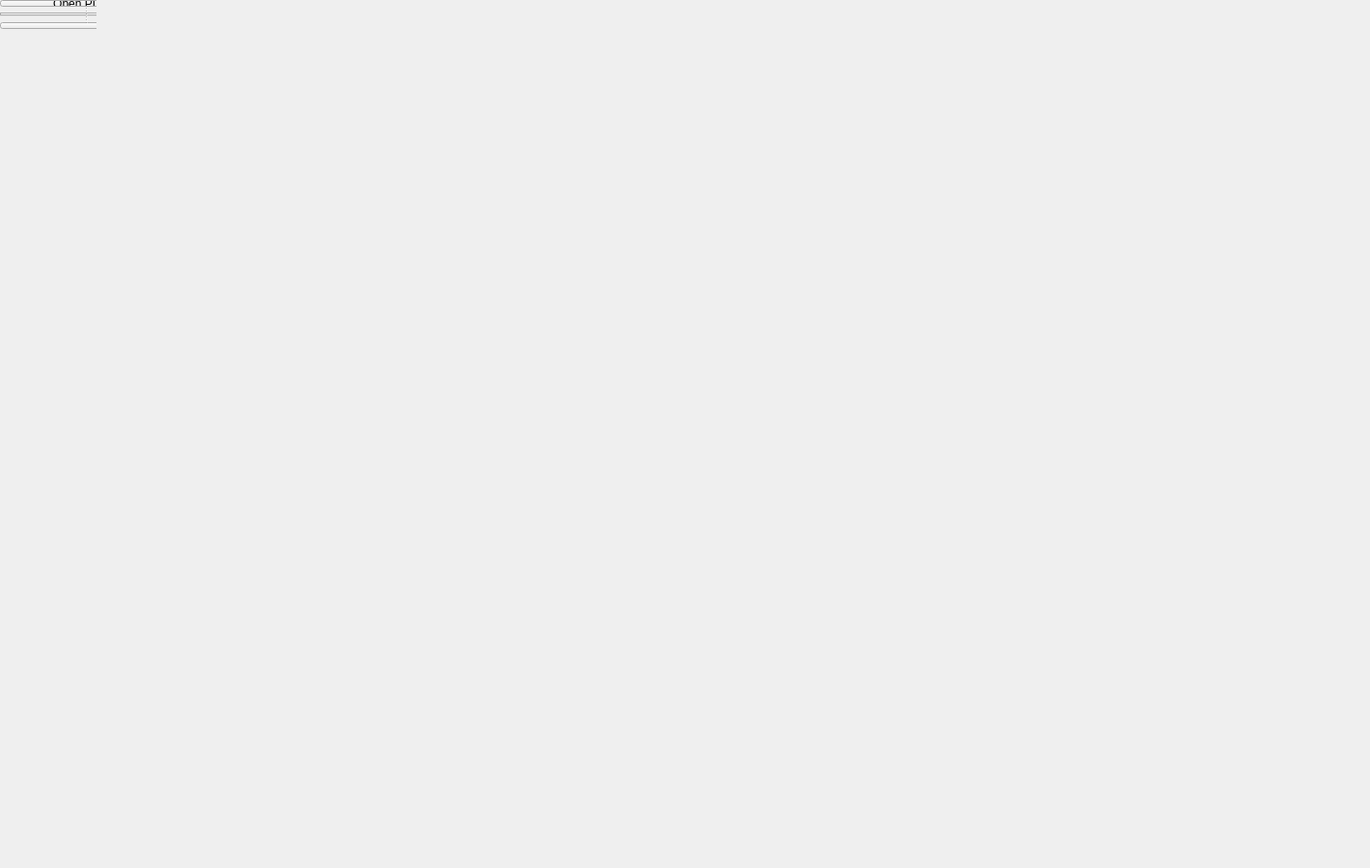
<?xml version="1.0" encoding="UTF-8"?>
<ui version="4.0">
 <class>OcrWindow</class>
 <widget class="QMainWindow" name="OcrWindow">
  <property name="geometry">
   <rect>
    <x>0</x>
    <y>0</y>
    <width>1420</width>
    <height>900</height>
   </rect>
  </property>
  <property name="windowTitle">
   <string>PDF OCR</string>
  </property>
  <widget class="QSplitter" name="splitter">
   <property name="orientation">
    <enum>Qt::Horizontal</enum>
   </property>
   <widget class="QWidget" name="left" native="true">
    <property name="minimumSize">
     <size>
      <width>340</width>
      <height>0</height>
     </size>
    </property>
    <layout class="QVBoxLayout" name="left_layout" stretch="0,1,0">
     <item>
      <layout class="QHBoxLayout" name="file_actions">
       <item>
        <widget class="QPushButton" name="open_button">
         <property name="text">
          <string>Open PDF</string>
         </property>
        </widget>
       </item>
       <item>
        <widget class="QPushButton" name="close_button">
         <property name="text">
          <string>Close</string>
         </property>
        </widget>
       </item>
      </layout>
     </item>
     <item>
      <widget class="OcrSettingsTabs" name="panel" />
     </item>
     <item>
      <widget class="QPushButton" name="scan_button">
       <property name="text">
        <string>Try OCR on this page</string>
       </property>
      </widget>
     </item>
    </layout>
   </widget>
   <widget class="QWidget" name="right_column">
    <layout class="QVBoxLayout" name="right_layout">
     <property name="leftMargin">
      <number>3</number>
     </property>
     <property name="topMargin">
      <number>6</number>
     </property>
     <property name="rightMargin">
      <number>6</number>
     </property>
     <property name="bottomMargin">
      <number>6</number>
     </property>
     <item>
      <widget class="PreviewPane" name="preview_pane">
       <widget class="QWidget" name="preview_body">
        <layout class="QVBoxLayout" name="preview_layout" stretch="1,0">
         <property name="leftMargin">
          <number>0</number>
         </property>
         <property name="topMargin">
          <number>0</number>
         </property>
         <property name="rightMargin">
          <number>0</number>
         </property>
         <property name="bottomMargin">
          <number>0</number>
         </property>
         <item>
          <widget class="QSplitter" name="content">
           <property name="orientation">
            <enum>Qt::Horizontal</enum>
           </property>
           <widget class="QTabWidget" name="tabs">
            <widget class="PageViewer" name="viewer">
             <attribute name="title">
              <string>Page preview</string>
             </attribute>
            </widget>
            <widget class="QWidget" name="text_tab">
             <layout class="QVBoxLayout" name="text_layout">
              <item>
               <widget class="NoWheelComboBox" name="text_scope" />
              </item>
              <item>
               <widget class="QPlainTextEdit" name="text" />
              </item>
             </layout>
             <attribute name="title">
              <string>Recognized text</string>
             </attribute>
            </widget>
           </widget>
           <widget class="NavigationPane" name="navigation" />
          </widget>
         </item>
         <item>
          <layout class="QHBoxLayout" name="footer" stretch="1,0,0">
           <item>
            <widget class="QLabel" name="status">
             <property name="text">
              <string>Open or drop a PDF. OCR runs only when requested.</string>
             </property>
             <property name="sizePolicy">
              <sizepolicy hsizetype="Ignored" vsizetype="Preferred">
               <horstretch>0</horstretch>
               <verstretch>0</verstretch>
              </sizepolicy>
             </property>
            </widget>
           </item>
           <item>
            <widget class="TaskControls" name="task_buttons" />
           </item>
           <item>
            <widget class="QPushButton" name="export_button">
             <property name="text">
              <string>Run all / Export PDF</string>
             </property>
            </widget>
           </item>
          </layout>
         </item>
        </layout>
       </widget>
       <widget class="PageToolbar" name="toolbar">
        <property name="windowTitle">
         <string />
        </property>
        <property name="movable">
         <bool>false</bool>
        </property>
        <attribute name="toolBarArea">
         <enum>TopToolBarArea</enum>
        </attribute>
        <attribute name="toolBarBreak">
         <bool>false</bool>
        </attribute>
       </widget>
       <widget class="PreviewOptionsToolbar" name="tool_toolbar">
        <property name="windowTitle">
         <string>Preview options</string>
        </property>
        <property name="movable">
         <bool>false</bool>
        </property>
        <attribute name="toolBarArea">
         <enum>TopToolBarArea</enum>
        </attribute>
        <attribute name="toolBarBreak">
         <bool>false</bool>
        </attribute>
       </widget>
      </widget>
     </item>
    </layout>
   </widget>
  </widget>
 </widget>
 <customwidgets>
  <customwidget>
   <class>OcrSettingsTabs</class>
   <extends>QTabWidget</extends>
   <header>.panel</header>
  </customwidget>
  <customwidget>
   <class>TaskControls</class>
   <extends>QWidget</extends>
   <header>..common.task_buttons</header>
  </customwidget>
  <customwidget>
   <class>NavigationPane</class>
   <extends>QTabWidget</extends>
   <header>..common.navigation</header>
  </customwidget>
  <customwidget>
   <class>NoWheelComboBox</class>
   <extends>QComboBox</extends>
   <header>utils.qt_widgets</header>
  </customwidget>
  <customwidget>
   <class>PageToolbar</class>
   <extends>QToolBar</extends>
   <header>..common.page_toolbar</header>
  </customwidget>
  <customwidget>
   <class>PageViewer</class>
   <extends>QGraphicsView</extends>
   <header>..common.viewer</header>
  </customwidget>
  <customwidget>
   <class>PreviewOptionsToolbar</class>
   <extends>QToolBar</extends>
   <header>..common.page_toolbar</header>
  </customwidget>
  <customwidget>
   <class>PreviewPane</class>
   <extends>QMainWindow</extends>
   <header>..common.page_toolbar</header>
   <container>1</container>
  </customwidget>
 </customwidgets>
 <resources />
 <connections />
</ui>
